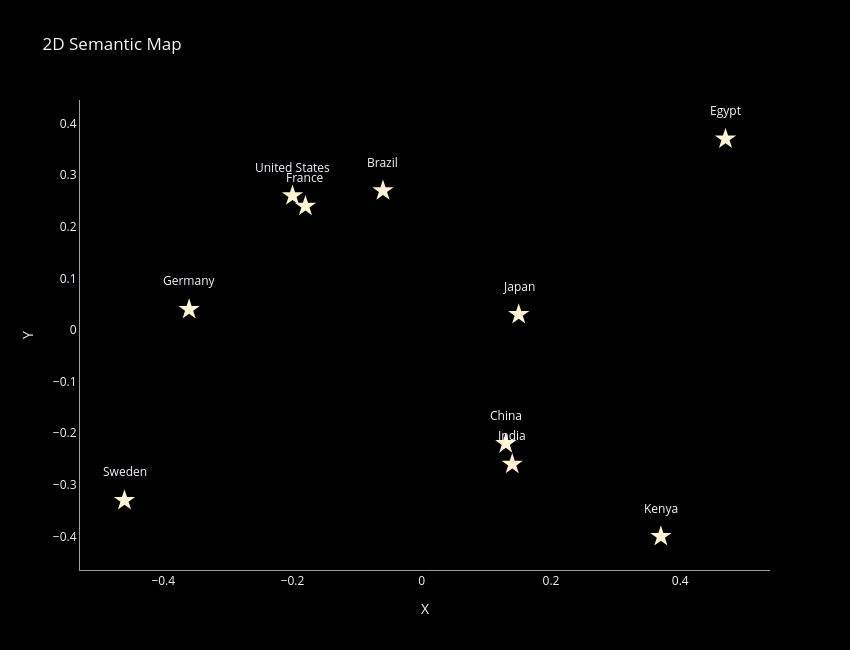

The cell this chart's notebook holds for it:
### Code cell
#================================================
# 4 — 2D Semantic Map
#================================================

# This map projects concepts into a mathematical space.
# Nearby points represent concepts with similar vector representations.

fig_map = plot_map(
    df=df,
    title=tr("semantic_map_2d"),
    icons=icons,
    short_names=short_names,
    show_labels=True,
    show_icons=False,
)

fig_map.show()

### Figure 1 — Plotly figure (JSON) as saved in the notebook; plotly's stock layout.template omitted (floating-point values rounded to 4 significant figures)
{"data": [{"hoverinfo": "text", "hovertext": ["🇫🇷 <b>France</b><br>PC1 : -0.18<br>PC2 : 0.24", "🇩🇪 <b>Germany</b><br>PC1 : -0.36<br>PC2 : 0.04", "🇯🇵 <b>Japan</b><br>PC1 : 0.15<br>PC2 : 0.03", "🇨🇳 <b>China</b><br>PC1 : 0.13<br>PC2 : -0.22", "🇮🇳 <b>India</b><br>PC1 : 0.14<br>PC2 : -0.26", "🇺🇸 <b>United States</b><br>PC1 : -0.20<br>PC2 : 0.26", "🇧🇷 <b>Brazil</b><br>PC1 : -0.06<br>PC2 : 0.27", "🇪🇬 <b>Egypt</b><br>PC1 : 0.47<br>PC2 : 0.37", "🇰🇪 <b>Kenya</b><br>PC1 : 0.37<br>PC2 : -0.40", "🇸🇪 <b>Sweden</b><br>PC1 : -0.46<br>PC2 : -0.33"], "marker": {"color": "rgb(255,244,214)", "size": 16, "symbol": "star"}, "mode": "markers", "showlegend": false, "type": "scatter", "x": [-0.18, -0.36, 0.15, 0.13, 0.14, -0.2, -0.06, 0.47, 0.37, -0.46], "y": [0.24, 0.04, 0.03, -0.22, -0.26, 0.26, 0.27, 0.37, -0.4, -0.33]}], "layout": {"annotations": [{"font": {"color": "rgb(245,247,255)"}, "showarrow": false, "text": "France", "x": -0.18, "xanchor": "center", "y": 0.24, "yanchor": "bottom", "yshift": 18}, {"font": {"color": "rgb(245,247,255)"}, "showarrow": false, "text": "Germany", "x": -0.36, "xanchor": "center", "y": 0.04, "yanchor": "bottom", "yshift": 18}, {"font": {"color": "rgb(245,247,255)"}, "showarrow": false, "text": "Japan", "x": 0.15, "xanchor": "center", "y": 0.03, "yanchor": "bottom", "yshift": 18}, {"font": {"color": "rgb(245,247,255)"}, "showarrow": false, "text": "China", "x": 0.13, "xanchor": "center", "y": -0.22, "yanchor": "bottom", "yshift": 18}, {"font": {"color": "rgb(245,247,255)"}, "showarrow": false, "text": "India", "x": 0.14, "xanchor": "center", "y": -0.26, "yanchor": "bottom", "yshift": 18}, {"font": {"color": "rgb(245,247,255)"}, "showarrow": false, "text": "United States", "x": -0.2, "xanchor": "center", "y": 0.26, "yanchor": "bottom", "yshift": 18}, {"font": {"color": "rgb(245,247,255)"}, "showarrow": false, "text": "Brazil", "x": -0.06, "xanchor": "center", "y": 0.27, "yanchor": "bottom", "yshift": 18}, {"font": {"color": "rgb(245,247,255)"}, "showarrow": false, "text": "Egypt", "x": 0.47, "xanchor": "center", "y": 0.37, "yanchor": "bottom", "yshift": 18}, {"font": {"color": "rgb(245,247,255)"}, "showarrow": false, "text": "Kenya", "x": 0.37, "xanchor": "center", "y": -0.4, "yanchor": "bottom", "yshift": 18}, {"font": {"color": "rgb(245,247,255)"}, "showarrow": false, "text": "Sweden", "x": -0.46, "xanchor": "center", "y": -0.33, "yanchor": "bottom", "yshift": 18}], "font": {"color": "rgb(245,247,255)"}, "height": 650, "paper_bgcolor": "black", "plot_bgcolor": "black", "title": {"text": "2D Semantic Map"}, "width": 850, "xaxis": {"linecolor": "rgba(245,247,255,0.65)", "showgrid": false, "showline": true, "tickcolor": "rgba(245,247,255,0.65)", "title": {"text": "X"}, "zeroline": false}, "yaxis": {"linecolor": "rgba(245,247,255,0.65)", "showgrid": false, "showline": true, "tickcolor": "rgba(245,247,255,0.65)", "title": {"text": "Y"}, "zeroline": false}}}
